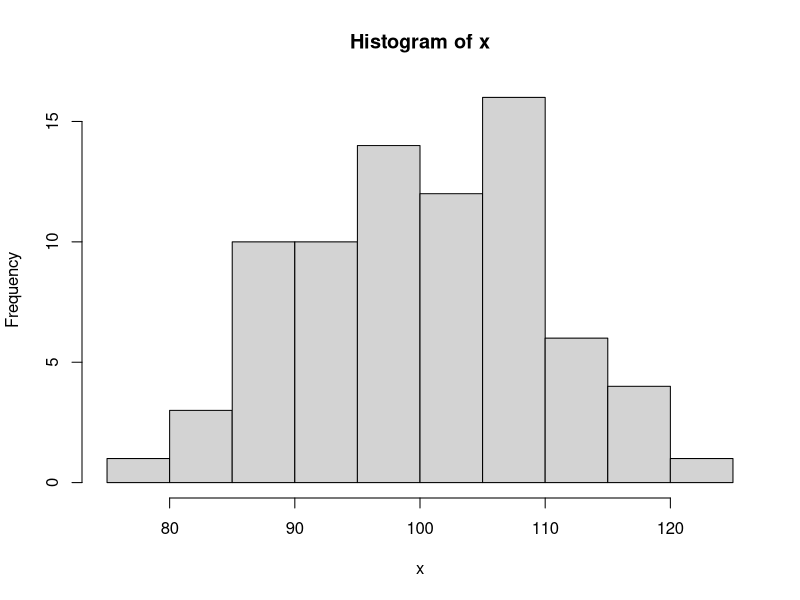
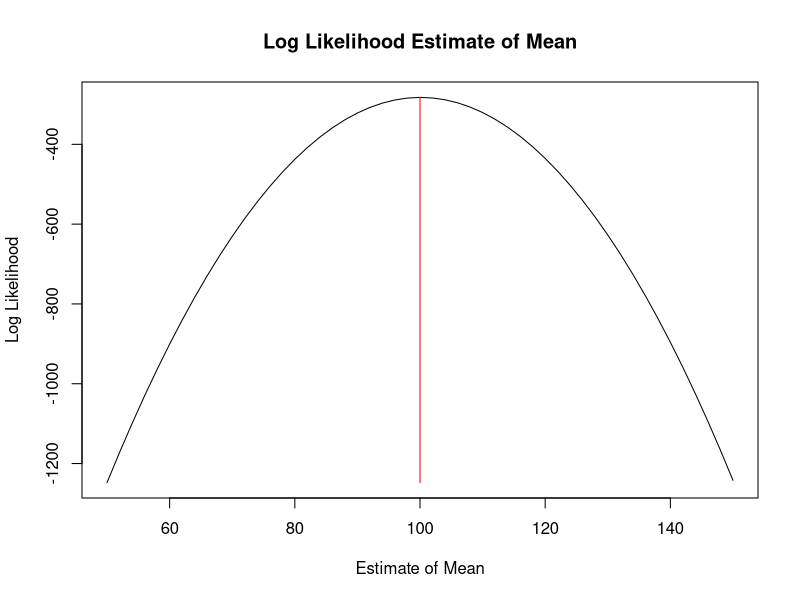
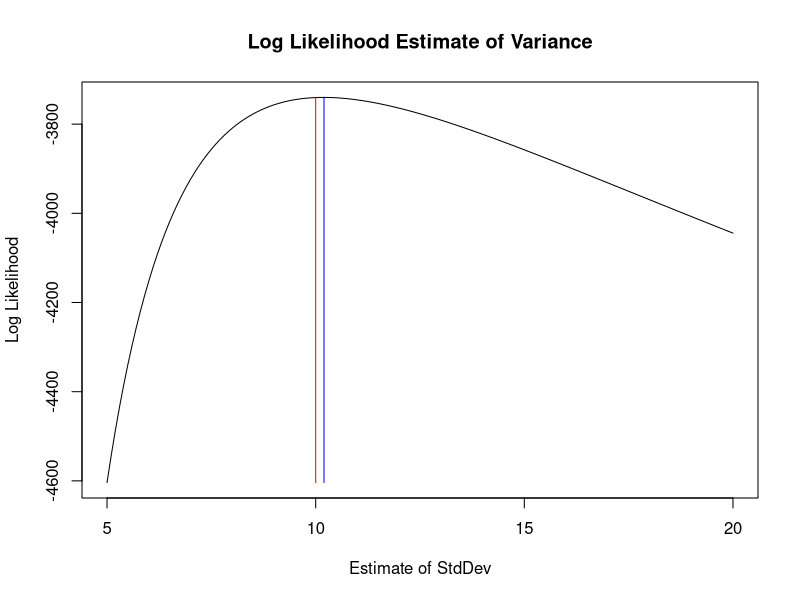
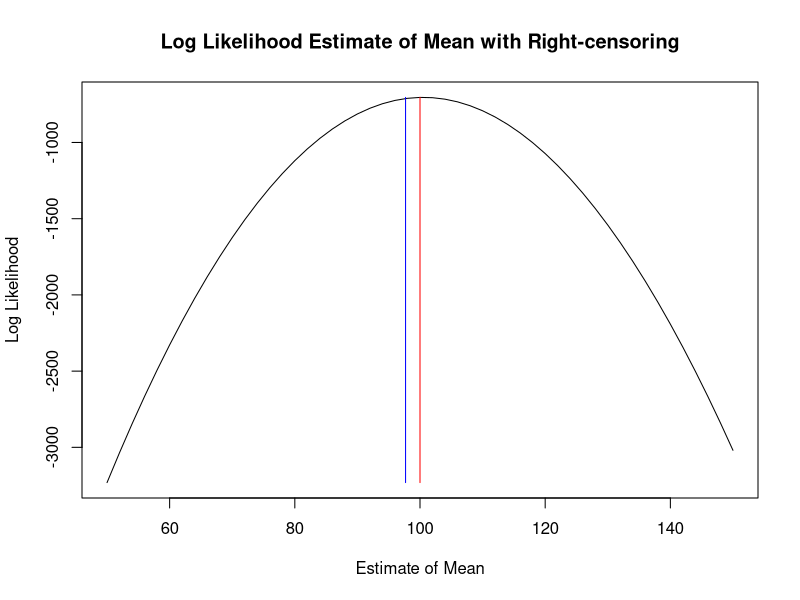
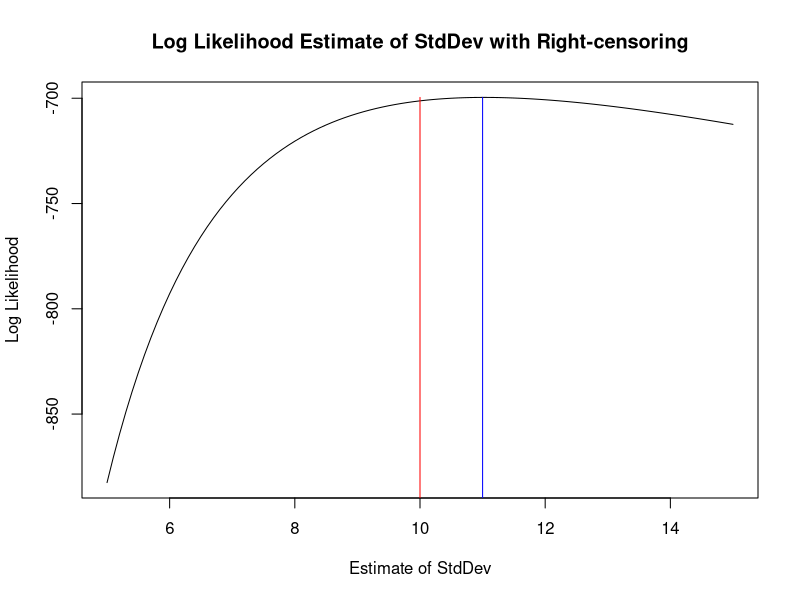
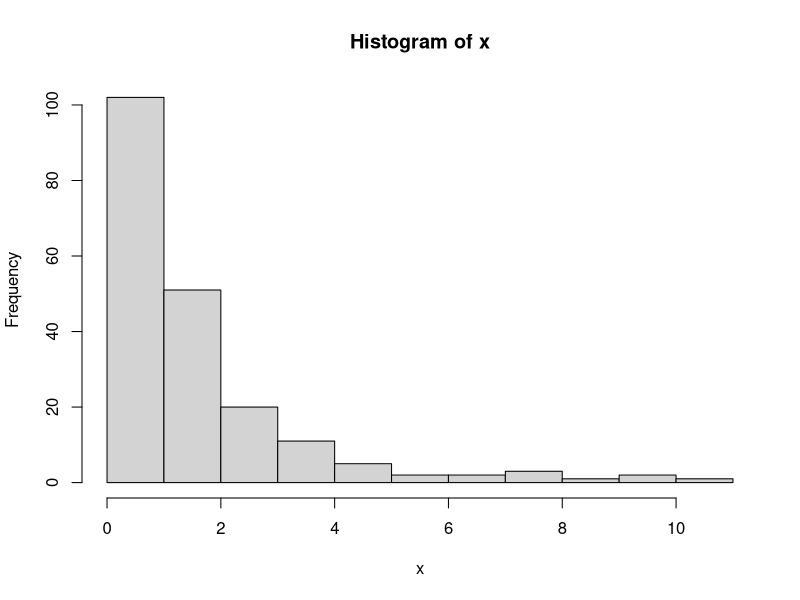
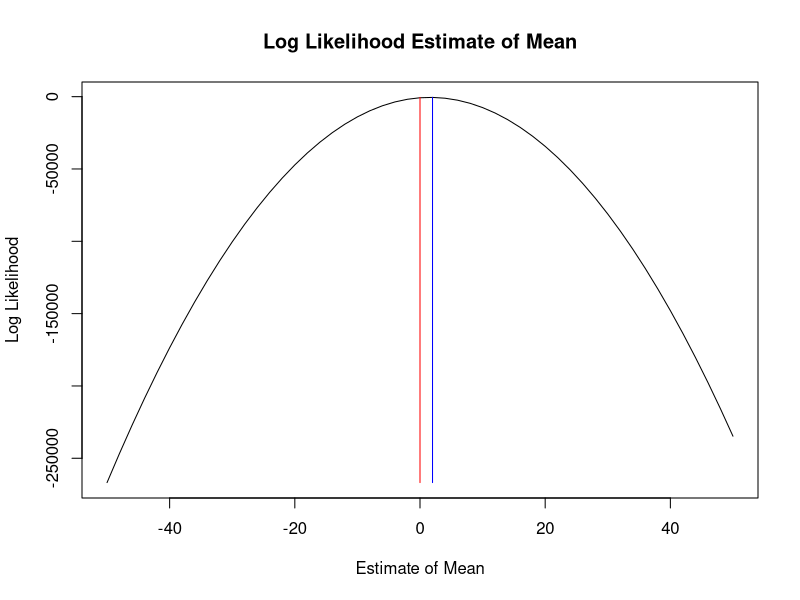
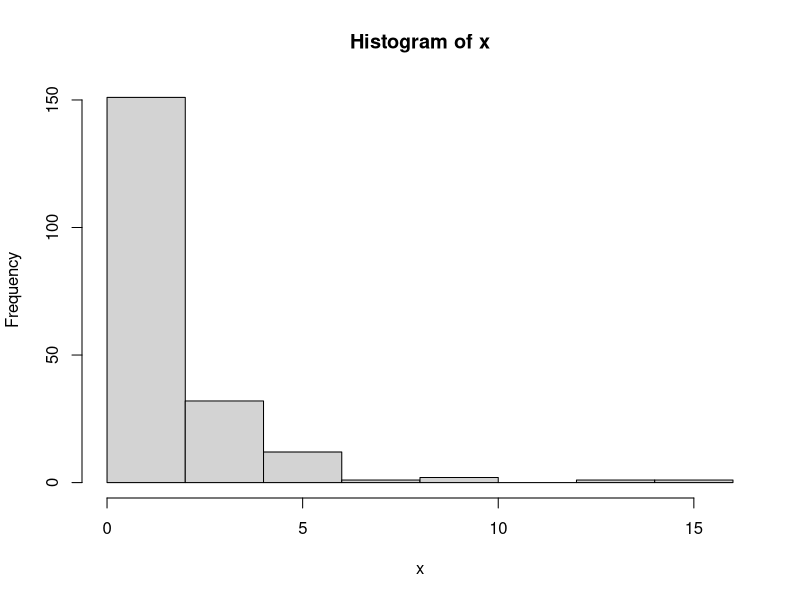

Here is the R script that generated these plots, in order: (Note: this script raises an error after producing the figures.)


 

#-----------------------------------
#  Example 1
#  known standard deviation
#  find mu by MLE
#-----------------------------------

x = rnorm(77, mean=100, sd=10)

hist(x)

logL.fn1 = function(z, u)
{ln.fz = dnorm(z, mean = u, sd = 10, log = TRUE)}

 #ln.fz = -log(sqrt(2*pi)) - log(sigma) - (0.5/(sigma^2))*(z - u)^2

mu = seq(50, 150, by=2)

lnL.mu = sapply(x, logL.fn1, mu)
lnL.sum = apply(lnL.mu, 1, sum)

plot(mu, lnL.sum, type='l', 
main="Log Likelihood Estimate of Mean", 
xlab="Estimate of Mean", ylab="Log Likelihood")
segments(x0=100, y0=min(lnL.sum), x1=100, y1=max(lnL.sum), col='red')

mu.max = mu[lnL.sum==max(lnL.sum)]
#-----------------------------------


#-----------------------------------
#  Example 2
#  known mu
#  find standard deviation by MLE
#-----------------------------------

x = rnorm(1000, mean=100, sd=10)

logL.fn2 = function(z, sigma){ln.fz = dnorm(z, mean = 100, sd = sigma, log = TRUE)}

sig = 50:200/10

lnL.sigma = sapply(x, logL.fn2, sig)
lnL.sum = apply(lnL.sigma, 1, sum)

plot(sig, lnL.sum, type='l', 
main="Log Likelihood Estimate of Variance", 
xlab="Estimate of StdDev", ylab="Log Likelihood")
segments(x0=10, y0=min(lnL.sum), x1=10, y1=max(lnL.sum), col='red')

sd.max = sig[lnL.sum==max(lnL.sum)]
segments(x0=sd.max, y0=min(lnL.sum), x1=sd.max, y1=max(lnL.sum), col='blue')

#-----------------------------------


#-----------------------------------
#  Example 3
#  known sigma
#  find mu by MLE
#  Likelihood allowing for right-censoring
#-----------------------------------

x = sort(rnorm(200, mean=100, sd=10))
c = c(rep(1, 175), rep(0, 25)) #censoring indicator "1"=complete "0"=censored

mu = seq(50, 150, by=2)

logL.mu.complete = function(z, u)
{ln.fz = dnorm(z, mean = u, sd = 10, log = TRUE)}

logL.mu.rcensored = function(z, u)
{ln.fz = pnorm(z, mean = u, sd = 10, lower.tail = FALSE, log.p = TRUE)}

lnL.mu.comp <- t(sapply(x[c==1], logL.mu.complete, mu))
lnL.mu.rcens <- t(sapply(x[c==0], logL.mu.rcensored, mu))

lnL.mu.all = rbind(lnL.mu.comp, lnL.mu.rcens)

lnL.mu.sum = apply(lnL.mu.all, 2, sum)

plot(mu, lnL.mu.sum, type='l', 
main="Log Likelihood Estimate of Mean with Right-censoring", 
xlab="Estimate of Mean", ylab="Log Likelihood")
segments(x0=100, y0=min(lnL.mu.sum), x1=100, y1=max(lnL.mu.sum), col='red')

#calculate mean for only 'complete' observations
xm1 = mean(x[c==1])

#calculate mean for all observations, but treating 'right censored' 
#as if they failed at the same time (termination time of test)
x2 = c( x[c==1], (rep(x[176], length(x[c==0]))) )
xm2 = mean(x2)

segments(x0=xm1, y0=min(lnL.mu.sum), x1=xm1, y1=max(lnL.mu.sum), col='blue')

mu.max = mu[lnL.mu.sum==max(lnL.mu.sum)]
#-----------------------------------


#-----------------------------------
#  Example 4
#  known mean
#  find sigma by MLE
#  Likelihood allowing for right-censoring
#-----------------------------------

x = sort(rnorm(200, mean=100, sd=10))
c = c(rep(1, 175), rep(0, 25)) #censoring indicator "1"=complete "0"=censored

sig = 1:200/10

logL.sigma.complete = function(z, sigma)
{ln.fz = dnorm(z, mean = 100, sd = sigma, log = TRUE)}

logL.sigma.rcensored = function(z, sigma)
{ln.fz = pnorm(z, mean = 100, sd = sigma, lower.tail = FALSE, log.p = TRUE)}

lnL.sigma.comp <- t(sapply(x[c==1], logL.sigma.complete, sig))
lnL.sigma.rcens <- t(sapply(x[c==0], logL.sigma.rcensored, sig))

lnL.sigma.all = rbind(lnL.sigma.comp, lnL.sigma.rcens)

lnL.sigma.sum = apply(lnL.sigma.all, 2, sum)

plot(sig[50:150], lnL.sigma.sum[50:150], type='l', 
main="Log Likelihood Estimate of StdDev with Right-censoring", 
xlab="Estimate of StdDev", ylab="Log Likelihood")
segments(x0=10, y0=min(lnL.sigma.sum), x1=10, y1=max(lnL.sigma.sum), col='red')
x9=sig[lnL.sigma.sum == max(lnL.sigma.sum)]
segments(x0=x9, y0=min(lnL.sigma.sum), x1=x9, y1=max(lnL.sigma.sum), col='blue')


#calculate stddev for only 'complete' observations
xsd1 = sd(x[c==1])

#calculate stddev for all observations, but treating 'right censored' 
#as if they failed at the same time (termination time of test)
xs2 = c( x[c==1], (rep(x[176], length(x[c==0]))) )
xsd2 = sd(xs2)

segments(x0=xm1, y0=min(lnL.sum), x1=xm1, y1=max(lnL.sum), col='blue')

sd.max = sig[lnL.sigma.sum==max(lnL.sigma.sum)]
#-----------------------------------


#-----------------------------------
#  Example 5 
#  Data from lognormally distributed population
#  known scale
#  find mu by MLE - but mistakenly assume normal dist
#-----------------------------------

x = rlnorm(n=200, meanlog = 0, sdlog = 1)
hist(x)

logL.fn1 = function(z, u){ln.fz = dnorm(z, mean = u, sd = 1, log = TRUE)}

mu = seq(-50, 50, by=2)

lnL.mu = sapply(x, logL.fn1, mu)
lnL.sum = apply(lnL.mu, 1, sum)

mle.mu = cbind(mu, lnL.sum)
plot(mu, lnL.sum, type='l', 
main="Log Likelihood Estimate of Mean", 
xlab="Estimate of Mean", ylab="Log Likelihood")
segments(x0=0, y0=min(lnL.sum), x1=0, y1=max(lnL.sum), col='red')
x9 = mu[lnL.sum == max(lnL.sum)]
segments(x0=x9, y0=min(lnL.sum), x1=x9, y1=max(lnL.sum), col='blue')

mu.max = mu[lnL.sum==max(lnL.sum)]
#-----------------------------------


#-----------------------------------
#  Example 6 
#  Data from lognormally distributed population
#  known scale
#  find mu by MLE - but correctly assume lognormally dist
#-----------------------------------

x = rlnorm(n=200, meanlog = 0, sdlog = 1)
hist(x)

logL.fn1 = function(z, u){ln.fz = dlnorm(z, mean = u, sd = 1, log = TRUE)}

mu = seq(-50, 50, by=2)

lnL.mu = sapply(x, logL.fn1, mu)
lnL.sum = apply(lnL.mu, 1, sum)

plot(mu, lnL.sum, type='l', 
main="Log Likelihood Estimate of Mean", 
xlab="Estimate of Mean", ylab="Log Likelihood")
segments(x0=0, y0=min(lnL.sum), x1=0, y1=max(lnL.sum), col='red')
x9 = mu[lnL.sum == max(lnL.sum)]
segments(x0=x9, y0=min(lnL.sum), x1=x9, y1=max(lnL.sum), col='blue')

mu.max = mu[lnL.sum==max(lnL.sum)]
#-----------------------------------


 

#-----------------------------------
#  Example 7 
#  Data from normally distributed population
#  unknown mean and standard deviation
#  find mu and stddev by MLE using matrix of results
#-----------------------------------

x = rnorm(n=375, mean = 100, sd = 10)
#hist(x)

logL.fn1 = function(z, u, s){ln.fz = dnorm(z, mean = u, sd = s, log = TRUE)}

mu.vec = seq(70, 130, by=1)
sig.vec = seq(5, 15, by=1)

lnL.df = as.data.frame(array(data = NA, dim = c(length(mu.vec)*length(sig.vec),6)))
colnames(lnL.df) = c("index","j","i","mu","sig","lnL")

for (j in 1:length(mu.vec))
{
 for (i in 1:length(sig.vec))
 {
 index = i + (j-1)*length(sig.vec)
 lnL.sum = sum(sapply(x, logL.fn1, mu.vec[j], sig.vec[i]))
 lnL.df[index,1] = index
 lnL.df[index,2] = j
 lnL.df[index,3] = i
 lnL.df[index,4] = mu.vec[j]
 lnL.df[index,5] = sig.vec[i]
 lnL.df[index,6] = lnL.sum
 }
}

lnL.min.ind = lnL.df[lnL.df$lnL==min(lnL.df$lnL), 1]
lnL.min.mu = lnL.df[lnL.df$lnL==min(lnL.df$lnL), 4]
lnL.min.sig = lnL.df[lnL.df$lnL==min(lnL.df$lnL), 5]
lnL.min.val = lnL.df[lnL.df$lnL==min(lnL.df$lnL), 6]

lnL.max.ind = lnL.df[lnL.df$lnL==max(lnL.df$lnL), 1]
lnL.max.mu = lnL.df[lnL.df$lnL==max(lnL.df$lnL), 4]
lnL.max.sig = lnL.df[lnL.df$lnL==max(lnL.df$lnL), 5]
lnL.max.val = lnL.df[lnL.df$lnL==max(lnL.df$lnL), 6]

library(scatterplot3d)
help(scatterplot3d)


par(mfrow=c(2,2))

s3d = scatterplot3d(x=lnL.df$mu, y=lnL.df$sig, z=lnL.df$lnL, 
 main="Loglikelihood of Mu and Sigma", xlab="mu", ylab="sigma", zlab="Log Likelihood")
s3d$points3d(lnL.max.mu, lnL.max.sig, lnL.max.value, col="red", type="h", pch=16)

plot(lnL.df$mu, lnL.df$lnL, type='p', main="Log Likelihood Estimate of Mean", 
 xlab="mu", ylab="Log Likelihood")
segments(x0=lnL.max.mu, y0=min(lnL.df$lnL), x1=lnL.max.mu, y1=max(lnL.df$lnL), col='red')

plot(lnL.df$sig, lnL.df$lnL, type='p', main="Log Likelihood Estimate of Sigma", 
 xlab="sigma", ylab="Log Likelihood")
segments(x0=lnL.max.sig, y0=min(lnL.df$lnL), x1=lnL.max.sig, y1=max(lnL.df$lnL), col='red')

#-----------------------------------




#-----------------------------------
#  Example 8 
#  Data from exponentially distributed population
#  known lambda (aka rate)
#  find lambda by MLE 
#-----------------------------------

x = rexp(n=1000, rate=15)

#par(mfrow=c(2,1))
#hist(x.pop)
#hist(x.sample)

logL.fn1 = function(z, scale){ln.fz = dexp(z, scale, log = TRUE)}

lambda = seq(1, 30, by=0.1)

lnL.lambda = sapply(x.sample, logL.fn1, lambda)
lnL.sum = apply(lnL.lambda, 1, sum)

lambda.max = lambda[lnL.sum==max(lnL.sum)]


plot(lambda, lnL.sum, type='l', 
main="Log Likelihood Estimate of lambda (rate)", 
xlab="Estimate of lambda", ylab="Log Likelihood")
segments(x0=15, y0=min(lnL.sum), x1=15, y1=max(lnL.sum), col='red')
x9 = lambda[lnL.sum == max(lnL.sum)]
segments(x0=x9, y0=min(lnL.sum), x1=x9, y1=max(lnL.sum), col='blue')

#-----------------------------------


#-----------------------------------
#  Example 9 
#  Data from exponentially distributed population
#  known lambda (aka rate=15)
#  find scale of Weibull by MLE (should equal 1)
#  with Weibull scale parameter equal to 1/lambda
#-----------------------------------
par(mfrow=c(1,1))
x = rexp(n=1000, rate=15)
hist(x)

logL.fn1 = function(z, shape){ln.fz = dweibull(z, shape, scale = 1/15, log = TRUE)}

wshape = seq(0.1, 2, by=0.1)

lnL.shape = sapply(x, logL.fn1, wshape)
lnL.sum = apply(lnL.shape, 1, sum)


plot(wshape, lnL.sum, type='l', 
main="Log Likelihood Estimate of Shape", 
xlab="Estimate of Shape", ylab="Log Likelihood")
segments(x0=1, y0=min(lnL.sum), x1=1, y1=max(lnL.sum), col='red')
x9 = wshape[lnL.sum == max(lnL.sum)]
segments(x0=x9, y0=min(lnL.sum), x1=x9, y1=max(lnL.sum), col='blue')

wshape.max = wshape[lnL.sum==max(lnL.sum)]
#-----------------------------------


#-----------------------------------
#  Example 10 
#  Data from exponentially distributed population
#  known lambda (aka rate)
#  set Shape of Weibull to equal 1
#  find Weibull Scale parameter (should be equal to exp lambda)
#-----------------------------------

#y = rweibull(n=1000, shape=1, scale=1/15)
x = rexp(n=1000, rate=15)
#par(mfrow=c(2,1))
hist(x)
#hist(y)

logL.fn1 = function(z, scale){ln.fz = dweibull(z, shape=1, scale, log = TRUE)}

wscale = seq(0.01, 1, by=0.001)

lnL.scale = sapply(x, logL.fn1, wscale)
lnL.sum = apply(lnL.scale, 1, sum)

plot(wscale, lnL.sum, type='l', 
main="Log Likelihood Estimate of Scale", 
xlab="Estimate of Scale", ylab="Log Likelihood")
segments(x0=1/15, y0=min(lnL.sum), x1=1/15, y1=max(lnL.sum), col='red')
x9 = wscale[lnL.sum == max(lnL.sum)]
segments(x0=x9, y0=min(lnL.sum), x1=x9, y1=max(lnL.sum), col='blue')

wscale.max = wscale[lnL.sum==max(lnL.sum)]
#-----------------------------------

 

#-----------------------------------
#  Example 11 
#  Data from exponentially distributed population
#  known lambda (aka rate)
#  Take random sample and estimate lambda by MLE 
#  Demonstrate that the MLE is asymptotically normal
#-----------------------------------

#Define a "population" from an Exponential distribution
x.pop = rexp(n=10000, rate=15)

l.max.vec = array(data = NA, dim = 1000, dimnames = NULL)

for (i in 1:1000)
{
x.sample = sample(x.pop, size=100, replace=TRUE)

logL.fn1 = function(z, scale){ln.fz = dexp(z, scale, log = TRUE)}

lambda = seq(1, 30, by=0.1)

lnL.lambda = sapply(x.sample, logL.fn1, lambda)
lnL.sum = apply(lnL.lambda, 1, sum)

lambda.max = lambda[lnL.sum==max(lnL.sum)]
l.max.vec[i] = lambda.max
}

l.max.ordered = sort(l.max.vec, decreasing=FALSE)
lcl.lambda = l.max.ordered[25]
ucl.lambda = l.max.ordered[975]
median.lambda = l.max.ordered[500]
min.lambda = min(l.max.ordered)
max.lambda = max(l.max.ordered)

hist(l.max.vec)
segments(x0=median.lambda, y0=0, x1=median.lambda, y1=300, col="blue")
segments(x0=lcl.lambda, y0=0, x1=lcl.lambda, y1=300, col="red")
segments(x0=ucl.lambda, y0=0, x1=ucl.lambda, y1=300, col="red")

#-----------------------------------


 
